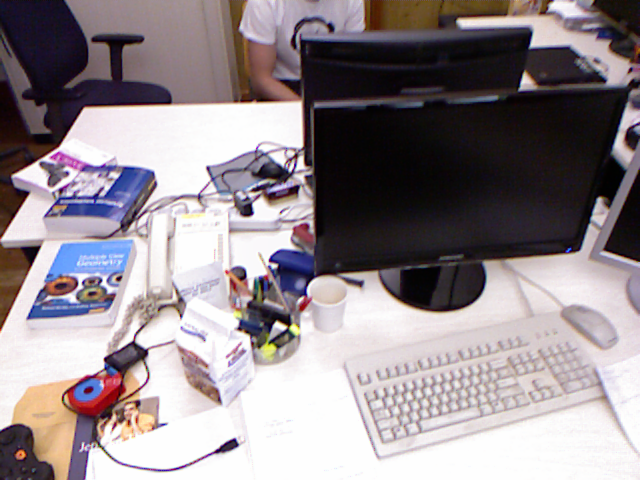
#> input picture rgb/1305031102.275326.png, 640 x 480 px
$ python downscale.py
#> lines starting #> are read from the running program, lines starting #| are printed output that depends on the picture
import numpy as np
import matplotlib.image as mpimg

from matplotlib import pyplot as plt

def downscale(I, D, K, level):
    """
    Recursively downscale intensity image, depth map, and camera intrinsics.

    Parameters
    ----------
    I : np.ndarray
        Intensity image (H x W)
    D : np.ndarray
        Depth map (H x W)
    K : np.ndarray
        Camera intrinsics (3 x 3)
    level : int
        Pyramid level (1 = coarsest / stop)

    Returns
    -------
    Id, Dd, Kd : downscaled I, D, K
    """

    # Base case: stop when level==1
    if level <= 1:
        #coarsest pyramid level
        return I, D, K

    # --- Downscale camera intrinsics ---
    # formular from slide 13
    Kd = K.copy()
    Kd[0, 0] *= 0.5   # fx/2
    Kd[1, 1] *= 0.5   # fy/2
    Kd[0, 2] = 0.5 * (Kd[0, 2]+0.5) - 0.5   # 0.5*(cx+0.5)-0.5
    Kd[1, 2] = 0.5 * (Kd[1, 2]+0.5) - 0.5   # 0.5*(cy+0.5)-0.5

    # --- Downscale intensity image (bilinear) ---
    H,W = I.shape[0], I.shape[1] # resolution of the input image
    # New resolution
    H2 = H // 2
    W2 = W // 2

    # Initialize downscaled intensity image
    Id = np.zeros((H2, W2), dtype=I.dtype)
    # Vectorize from equation (1)
    Id = 0.25 * (
        I[0:H:2, 0:W:2] + # I[0:H:2, 1:W:2]
        I[1:H:2, 0:W:2] +
        I[0:H:2, 1:W:2] +
        I[1:H:2, 1:W:2]
    )

    # --- Downscale depth image
    # initialize downscaled depth image
    Dd = np.zeros((H2, W2), dtype=D.dtype)

    # Extract 2×2 blocks, this is O(x,y) set
    d00 = D[0:H:2, 0:W:2]
    d10 = D[1:H:2, 0:W:2]
    d01 = D[0:H:2, 1:W:2]
    d11 = D[1:H:2, 1:W:2]

    # Stack into (H2, W2, 4), then each pixel has 4 depth values
    blocks = np.stack([d00, d10, d01, d11], axis=-1)

    # Valid depth mask (non-zero) (H2, W2, 4) shape
    valid_mask = blocks != 0 # check which pixel has valid depth, returns boolean (0/1) array

    # Sum of valid depth values
    valid_sum = np.sum(blocks * valid_mask, axis=-1)

    # Count of valid values (H2, W2) shape
    valid_count = np.sum(valid_mask, axis=-1)

    # Avoid division by zero → depth stays 0
    nonzero = valid_count > 0

    # Take average of valid depth values as in equation (2)
    Dd[nonzero] = valid_sum[nonzero] / valid_count[nonzero]


    # --- Recursive call ---
    return downscale(Id, Dd, Kd, level - 1)

def test(): # for testing
    rgb_image_path = "rgb/1305031102.275326.png"
    depth_image_path = "depth/1305031102.160407.png"
    # load the image
    I = mpimg.imread(rgb_image_path)
#> I is the input picture: shape (480, 640, 3) float32; mean R, G, B 0.577, 0.54, 0.558
    D = mpimg.imread(depth_image_path)
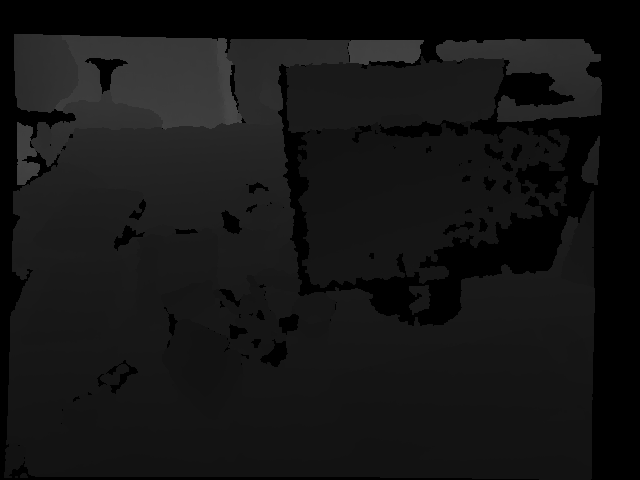
#> input picture depth/1305031102.160407.png, 640 x 480 px
#> D is the input picture: shape (480, 640) float32; min 0, max 0.284, mean 0.0815

    # camera matrix
    K = np.array([[517.3, 0, 318.6],
                   [0, 516.5, 255.3],
                   [0, 0, 1]])

    downscale_level = [2,3,4] # test with different resolutions
    I_d = []
    D_d = []
    for level in downscale_level:
        img_d, depth_d, K_d = downscale(I, D, K, level=level)
        I_d.append(img_d)
        D_d.append(depth_d)
#> this loop made 3 passes
#> K_d on passes 1 to 3: [[258.6, 0, 159.1], [0, 258.2, 127.4], [0, 0, 1]], [[129.3, 0, 79.28], [0, 129.1, 63.45], [0, 0, 1]], [[64.66, 0, 39.39], [0, 64.56, 31.48], [0, 0, 1]]
#> pass 1, in downscale, `Id = 0.25 * ( I[0:H:2, 0:W:2] +`:
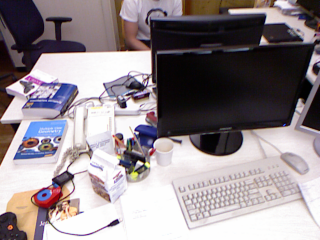
#> Id: shape (240, 320, 3) float32; mean R, G, B 0.577, 0.541, 0.558
#> pass 1, in downscale, `d00 = D[0:H:2, 0:W:2]`:
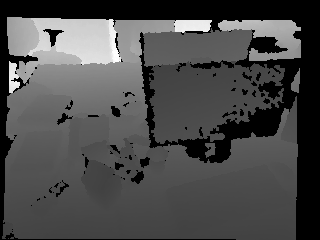
#> d00: shape (240, 320) float32; min 0, max 0.278, mean 0.0815; drawn with min black and max white
#> pass 1, in downscale, `d10 = D[1:H:2, 0:W:2]`:
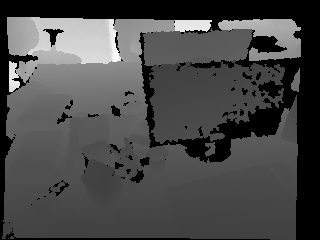
#> d10: shape (240, 320) float32; min 0, max 0.284, mean 0.0814; drawn with min black and max white
#> after the loop, D_d = 3 items; I_d = 3 items

    # display the original image
    plt.figure()
    plt.subplot(2, 2, 1)
    plt.imshow(I, cmap='gray')
    plt.title('Original Image')
    plt.axis('off')

    # display the downscaled image
    plt.subplot(2, 2, 2)
    plt.imshow(I_d[0], cmap='gray')
    plt.title('Downscaled Image: Level {}'.format(downscale_level[0]))
    plt.axis('off')

    plt.subplot(2, 2, 3)
    plt.imshow(I_d[1], cmap='gray')
    plt.title('Downscaled Image: Level {}'.format(downscale_level[1]))
    plt.axis('off')

    plt.subplot(2, 2, 4)
    plt.imshow(I_d[2], cmap='gray')
    plt.title('Downscaled Image: Level {}'.format(downscale_level[2]))
    plt.axis('off')

    # plot depth images
    plt.figure()
    plt.subplot(2, 2, 1)
    plt.imshow(D, cmap='gray')
    plt.title('Original Depth')
    print("Original Depth shape: {}".format(D.shape))
#| Original Depth shape: (480, 640)
    plt.axis('off')

    plt.subplot(2, 2, 2)
    plt.imshow(D_d[0], cmap='gray')
    plt.title('Downscaled Depth: Level {}'.format(downscale_level[0]))
    print("Downscaled Depth Level {} shape: {}".format(downscale_level[0], D_d[0].shape))
#| Downscaled Depth Level 2 shape: (240, 320)
    plt.axis('off')

    plt.subplot(2, 2, 3)
    plt.imshow(D_d[1], cmap='gray')
    plt.title('Downscaled Depth: Level {}'.format(downscale_level[1]))
    print("Downscaled Depth Level {} shape: {}".format(downscale_level[1], D_d[1].shape))
#| Downscaled Depth Level 3 shape: (120, 160)
    plt.axis('off')

    plt.subplot(2, 2, 4)
    plt.imshow(D_d[2], cmap='gray')
    plt.title('Downscaled Depth: Level {}'.format(downscale_level[2]))
    print("Downscaled Depth Level {} shape: {}".format(downscale_level[2], D_d[2].shape))
#| Downscaled Depth Level 4 shape: (60, 80)
    plt.axis('off')

    # show all plots
    plt.show()
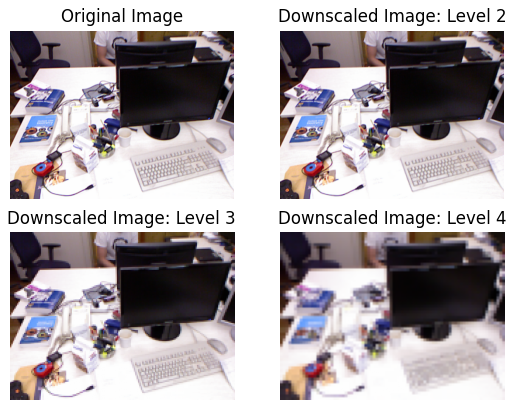
#> figure drawn by matplotlib, 4 panels
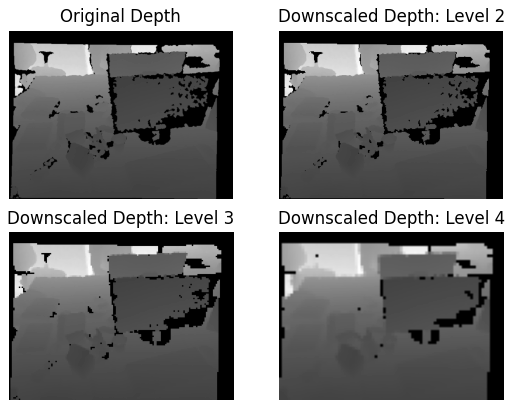
#> figure drawn by matplotlib, 4 panels

if __name__ == "__main__":
    test()
